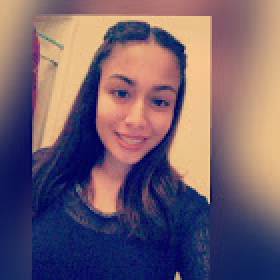
#> input picture NataliOlvera/CSP/images/NataliOlvera/me.jpg, 140 x 140 px (shown 2 times larger)
$ python 'earthEyes (2).py'
#> lines starting #> are read from the running program, lines starting #| are printed output that depends on the picture
'''earthEyes demonstrates PIL.Image.paste()
Unpublished work (c)2013 Project Lead The Way
CSE Activity 1.3.7 PIL API
Version 9/10/2013 '''

import PIL
import matplotlib.pyplot as plt
import os.path

# Open the files in the same directory as the Python script
directory = os.path.dirname(os.path.abspath(__file__))
student_file = os.path.join(directory, 'me.jpg')

# Open and show the student image in a new Figure window
student_img = PIL.Image.open(student_file)
#> student_img is the input picture: PIL image 140x140 RGB; mean R, G, B 114.5, 94.7, 109.6
fig, axes = plt.subplots(1, 2)
axes[0].imshow(student_img, interpolation='none')

# Display student in second axes and set window to the right eye
axes[1].imshow(student_img, interpolation='none')
axes[1].set_xticks(range(1050, 1410, 100))
axes[1].set_xlim(1050, 1400) #coordinates measured in plt, and tried in iPython
axes[1].set_ylim(1100, 850)
fig.show()
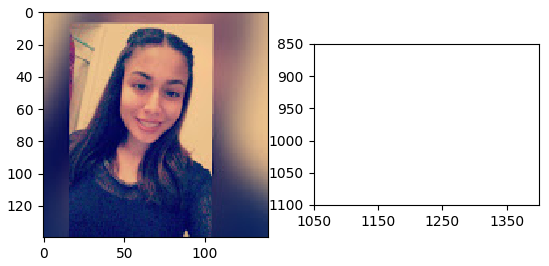
#> figure drawn by matplotlib, 2 panels

# Open, resize, and display earth
earth_file = os.path.join(directory, 'me.jpg')
earth_img = PIL.Image.open(earth_file)
earth_small = earth_img.resize((89, 87)) #eye width and height measured in plt
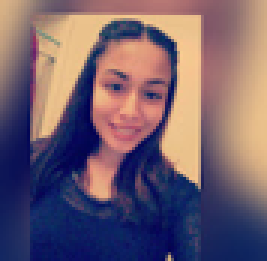
#> earth_small: PIL image 89x87 RGB (shown 3 times larger); mean R, G, B 114.5, 94.7, 109.6
fig2, axes2 = plt.subplots(1, 2)
axes2[0].imshow(earth_img)
axes2[1].imshow(earth_small)
fig2.show()
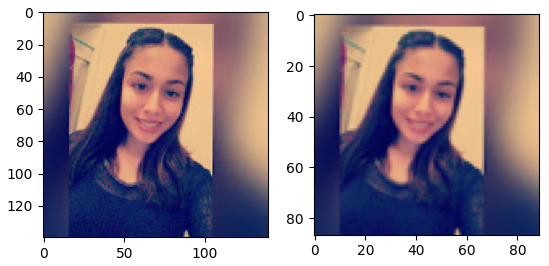
#> figure drawn by matplotlib, 2 panels

# Paste earth into right eye and display
# Uses alpha from mask
student_img.paste(earth_small, (708, 943), mask=earth_small)
# Display
fig3, axes3 = plt.subplots(1, 2)
axes3[0].imshow(student_img, interpolation='none')
axes3[1].imshow(student_img, interpolation='none')
axes3[1].set_xlim(500, 1500)
axes3[1].set_ylim(1130, 850)

fig3.show()
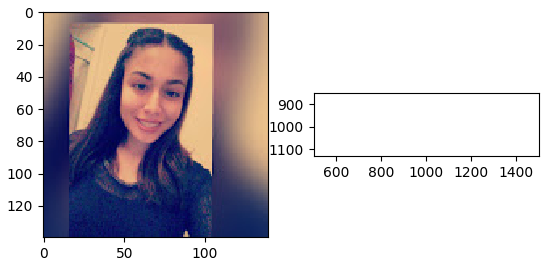
#> figure drawn by matplotlib, 2 panels

$ run again, with NataliOlvera/CSP/images/NataliOlvera/Balloon.jpg copied over NataliOlvera/CSP/images/NataliOlvera/me.jpg
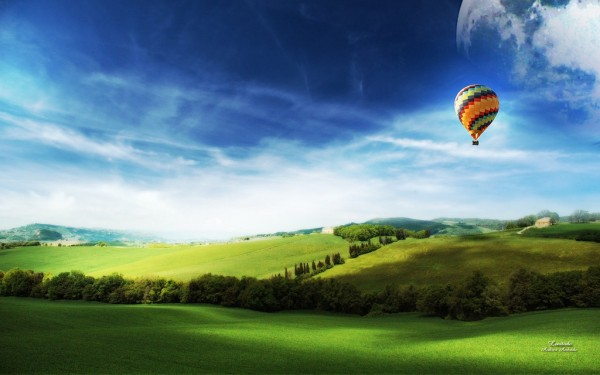
#> input picture NataliOlvera/CSP/images/NataliOlvera/Balloon.jpg, 600 x 375 px
#> student_img is the input picture: PIL image 600x375 RGB; mean R, G, B 97, 127.1, 126.5
#> `earth_small = earth_img.resize((89, 87))`:
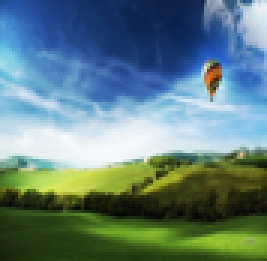
#> earth_small: PIL image 89x87 RGB (shown 3 times larger); mean R, G, B 97, 127.1, 126.5
#> `fig3.show()`:
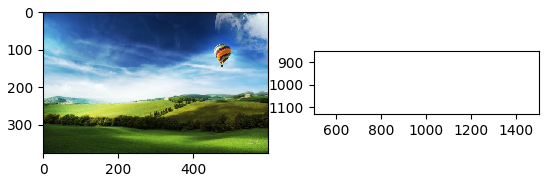
#> figure drawn by matplotlib, 2 panels

$ run again, with NataliOlvera/CSP/images/NataliOlvera/Beyonce.jpg copied over NataliOlvera/CSP/images/NataliOlvera/me.jpg
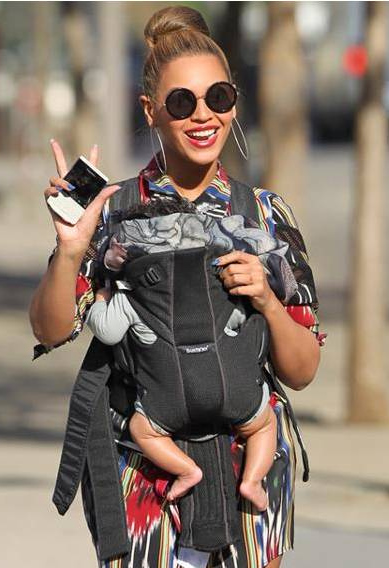
#> input picture NataliOlvera/CSP/images/NataliOlvera/Beyonce.jpg, 389 x 568 px
#> student_img is the input picture: PIL image 389x568 RGB; mean R, G, B 134.7, 119, 106.2
#> `earth_small = earth_img.resize((89, 87))`:
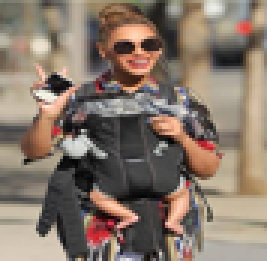
#> earth_small: PIL image 89x87 RGB (shown 3 times larger); mean R, G, B 134.6, 118.9, 106.2
#> `fig3.show()`:
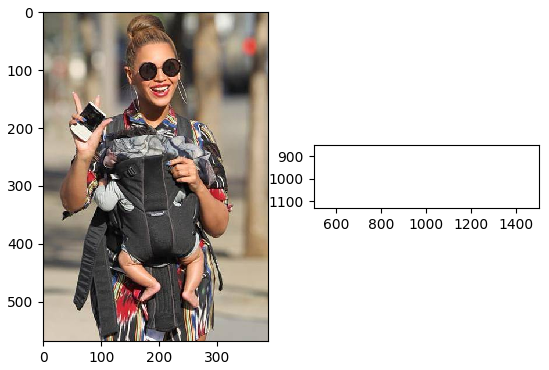
#> figure drawn by matplotlib, 2 panels
